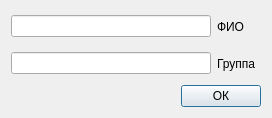
<?xml version="1.0" encoding="UTF-8"?>
<ui version="4.0">
 <class>fio</class>
 <widget class="QDialog" name="fio">
  <property name="geometry">
   <rect>
    <x>0</x>
    <y>0</y>
    <width>272</width>
    <height>118</height>
   </rect>
  </property>
  <property name="windowTitle">
   <string>Dialog</string>
  </property>
  <layout class="QGridLayout" name="gridLayout">
   <item row="0" column="0">
    <layout class="QHBoxLayout" name="horizontalLayout_4">
     <item>
      <layout class="QVBoxLayout" name="verticalLayout">
       <item>
        <layout class="QHBoxLayout" name="horizontalLayout">
         <item>
          <widget class="QLineEdit" name="fio_2">
           <property name="minimumSize">
            <size>
             <width>200</width>
             <height>0</height>
            </size>
           </property>
           <property name="maximumSize">
            <size>
             <width>200</width>
             <height>16777215</height>
            </size>
           </property>
          </widget>
         </item>
         <item>
          <widget class="QLabel" name="label">
           <property name="text">
            <string>ФИО</string>
           </property>
          </widget>
         </item>
        </layout>
       </item>
       <item>
        <layout class="QHBoxLayout" name="horizontalLayout_2">
         <item>
          <widget class="QLineEdit" name="group">
           <property name="minimumSize">
            <size>
             <width>200</width>
             <height>0</height>
            </size>
           </property>
           <property name="maximumSize">
            <size>
             <width>200</width>
             <height>16777215</height>
            </size>
           </property>
          </widget>
         </item>
         <item>
          <widget class="QLabel" name="label_2">
           <property name="text">
            <string>Группа</string>
           </property>
          </widget>
         </item>
        </layout>
       </item>
      </layout>
     </item>
     <item>
      <spacer name="horizontalSpacer_2">
       <property name="orientation">
        <enum>Qt::Horizontal</enum>
       </property>
       <property name="sizeHint" stdset="0">
        <size>
         <width>40</width>
         <height>20</height>
        </size>
       </property>
      </spacer>
     </item>
    </layout>
   </item>
   <item row="1" column="0">
    <layout class="QHBoxLayout" name="horizontalLayout_3">
     <item>
      <spacer name="horizontalSpacer">
       <property name="orientation">
        <enum>Qt::Horizontal</enum>
       </property>
       <property name="sizeHint" stdset="0">
        <size>
         <width>40</width>
         <height>20</height>
        </size>
       </property>
      </spacer>
     </item>
     <item>
      <widget class="QPushButton" name="okPush">
       <property name="text">
        <string>ОК</string>
       </property>
      </widget>
     </item>
    </layout>
   </item>
  </layout>
 </widget>
 <resources/>
 <connections/>
</ui>
